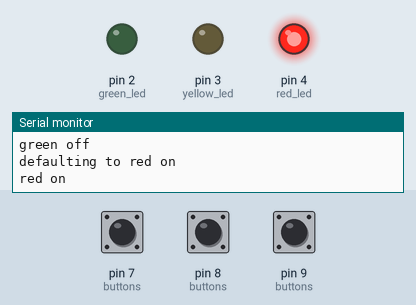
Simulated run of this sketch. Board: Arduino Uno, built with avr-gcc and run on an emulated ATmega328P. Shown: output pins drawn as LEDs (lit = HIGH), the last lines printed to the serial monitor. Dashed ring = blinking. Inputs (shaded band) come from the test bench; at power-on: pin 8 (buttons) HIGH, pin 7 (buttons) HIGH, pin 9 (buttons) HIGH.

Above: at 5.4 s.
5.5 s: pin 8 (buttons) pulled LOW for 0.15 s
At 5.73 s:
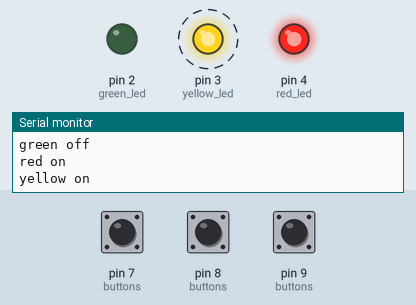
At 6.22 s:
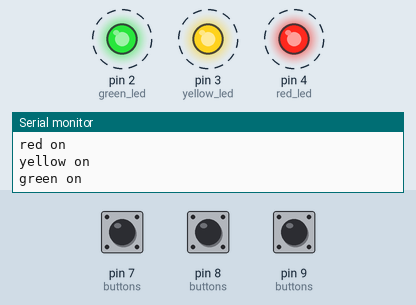
8.5 s: pin 8 (buttons) pulled LOW for 3.2 s
At 8.53 s:
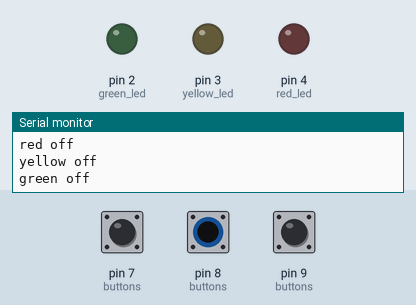
13.2 s: pin 7 (buttons) pulled LOW for 3.2 s
19.4 s: pin 9 (buttons) pulled LOW for 0.15 s
At 19.8 s:
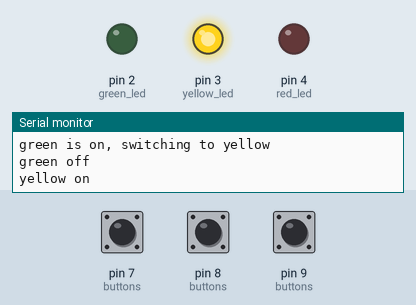
22.5 s: pin 9 (buttons) pulled LOW for 1 s
25.0 s: pin 7 (buttons) driven LOW and pin 8 (buttons) driven LOW
Timing chart, 0 to 28.0 s (numbered marks = the images above; inputs shaded):
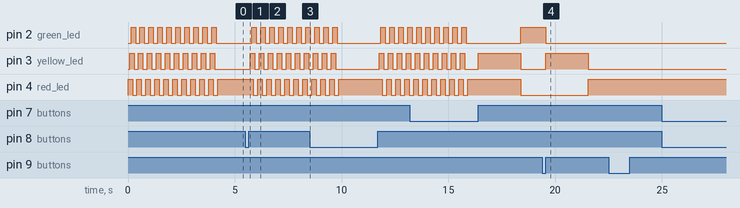

Measured:
- after the input at 5.5 s, pin 2 (green_led): alternates HIGH for 0.21 s and LOW for 0.21 s, starting after 0.29 s; pin 3 (yellow_led): alternates HIGH for 0.21 s and LOW for 0.21 s, starting after 0.22 s; pin 4 (red_led): alternates HIGH for 0.21 s and LOW for 0.21 s, starting after 0.36 s
- after the input at 19.4 s, pin 2 (green_led): HIGH → LOW after 0.15 s; pin 3 (yellow_led): LOW → HIGH after 0.15 s, → LOW 2.0 s later; pin 4 (red_led): LOW → HIGH after 2.2 s
- after the input at 25.0 s, every drawn part: stays the same

The sketch:

trafficlight.ino
```cpp
// (licence header left out)
#define red_led 4         // Output pin of the red LED
#define yellow_led 3      // Output pin of the yellow LED
#define green_led 2       // Output pin of the green LED
#define red_phase 6000    // How long the red phase lasts in ms
#define yellow_phase 2000 // How long the yellow phase lasts in ms
#define green_phase 7000  // How long the green phase lasts in ms
#define button1 9         // Input pin of Button 1
#define button2 8         // Input pin of Button 2
#define button3 7         // Input pin of Button 3
#define num_buttons 3     // Number of installed buttons

bool button_down[num_buttons];        // Stores when a button is pushed down
bool red = false;                     // True while the red LED is on
bool yellow = false;                  // True while the yellow LED is on
bool green = false;                   // True while the green LED is on
unsigned long to_red_millis = 0;      // Time in millis() when red was turned on
unsigned long to_yellow_millis = 0;   // Time in millis() when yellow was turned on
unsigned long to_green_millis = 0;    // Time in millis() when green was turned on
unsigned int buttons[] = {button1, button2, button3};  // List of buttons


void setup() {
  pinMode(red_led, OUTPUT);       // Set the LED Pins to
  pinMode(yellow_led, OUTPUT);    // be output pins
  pinMode(green_led, OUTPUT);     //
  digitalWrite(red_led, LOW);     // and pull them LOW.
  digitalWrite(yellow_led, LOW);  //
  digitalWrite(green_led, LOW);   //

  for (int i=0; i<num_buttons; i++) { // Iterate over the list
    pinMode(buttons[i], INPUT);       // of push buttons and
    digitalWrite(buttons[i], HIGH);   // pull them HIGH.
    button_down[i] = false;            // Default to the button not
  }                                   // being pressed right now.

  Serial.begin(115200);
  blocking_light_test();  // Run an LED test at startup and
  Serial.println("defaulting to red on");
  to_red();               // default to red after the test.
}


void loop() {
  unsigned long currentMillis = millis(); // Store the current time in millis();

  if(red && yellow && !green) {                                               // If we're currently switching from red to green
    if ((unsigned long)(currentMillis - to_yellow_millis) >= yellow_phase) {  // and the yellow phase is over.
      Serial.println("red and yellow are on, switching to green");
      red_off();
      yellow_off();
      green_on();
    }
  } else if(red && !yellow && !green) {                                       // If the light is red
    if ((unsigned long)(currentMillis - to_red_millis) >= red_phase) {        // and the red phase is over.
      Serial.println("red is on, turning on yellow");
      red_on();
      yellow_on();
    }
  } else if(green && !red && !yellow) {                                       // If the light is green
    if ((unsigned long)(currentMillis - to_green_millis) >= green_phase) {    // and the green phase is over.
      Serial.println("green is on, switching to yellow");
      green_off();
      yellow_on();
    }
  } else if(yellow && !red && !green) {                                       // If we're currently switching from green to red
    if ((unsigned long)(currentMillis - to_yellow_millis) >= yellow_phase) {  // and the yellow phase is over.
      Serial.println("yellow is on, switching to red");
      yellow_off();
      red_on();
    }
  } else {                                                                    // If we're in some undefined state
    Serial.println("undefined state, resetting");                             // e.g. after a light test
    red_on();                                                                 // default to red.
    yellow_off();
    green_off();
  }

  handle_buttons();  // Handle Button Presses
}


// The <color>_on/off() functions turn
// the individual LEDs on or off. They
// store the time a LED was turned on in
// millis() and set the corresponding bool
// color variable true or false.
void red_on() {
  to_red_millis = millis();
  digitalWrite(red_led, HIGH);
  red = true;
  Serial.println("red on");
}

void red_off() {
  digitalWrite(red_led, LOW);
  red = false;
  Serial.println("red off");
}


void yellow_on() {
  to_yellow_millis = millis();
  digitalWrite(yellow_led, HIGH);
  yellow = true;
  Serial.println("yellow on");
}

void yellow_off() {
  digitalWrite(yellow_led, LOW);
  yellow = false;
  Serial.println("yellow off");
}


void green_on() {
  to_green_millis = millis();
  digitalWrite(green_led, HIGH);
  green = true;
  Serial.println("green on");
}

void green_off() {
  digitalWrite(green_led, LOW);
  green = false;
  Serial.println("green off");
}


// Switch from any state to red
void to_red() {
  if(red) {               // If the red light is on either alone or in combination
    red_on();             // with yellow we switch immediately back to red
    yellow_off();         // thereby extending the red phase.
    green_off();
  } else if(green) {      // If light is currently green
    to_green_millis = 0;  // expire the green phase immediately.
  } else if(!red && !yellow && !green) {
    red_on();             // Turn red on if all lights were previously off.
  }
  // There's one scenario missing where the light is just yellow.
  // We don't do anything in that case and just wait for
  // it to switch to red.
}


// Switch from any state to green
void to_green() {
  if(red && !yellow) {    // If the light is red we expire
    to_red_millis = 0;    // the red phase immediately.
  } else if (yellow && !red) {  // If we're currently switching from green to red
    yellow_off();               //
    red_off();                  //
    green_on();                 // abort the switch and go back to green immediately.
  } else if (green) {     // If we're already green we extend the green phase
    red_off();            // and also turn all other lights off just in case
    yellow_off();         // they were on due to some light test phase.
    green_on();
  } else if(!red && !yellow && !green) {
    green_on();           // Turn green on if all lights were previously off.
  }
  // There's one scenario missing where red and yellow are on.
  // In that case we don't do anything and just wait for the yellow
  // phase to expire and the light switch to green by itself.
}


// Run an LED test.
// During the test no inputs are being processed.
// The test ends with all lights being off.
void blocking_light_test() {
  int delay_time = 70;
  int test_rounds = 10;
  Serial.println("running light test");
  red_off();
  yellow_off();
  green_off();
  for(int i=0; i<test_rounds; i++) {
    red_on();
    delay(delay_time);
    yellow_on();
    delay(delay_time);
    green_on();
    delay(delay_time);
    red_off();
    delay(delay_time);
    yellow_off();
    delay(delay_time);
    green_off();
    delay(delay_time);
  }
}


// Handle button presses
// The button inputs are HIGH by default and go LOW when pushed down.
void handle_buttons() {
  for (int i=0; i<num_buttons; i++) {   // Iterate over the installed buttons
    if (!digitalRead(buttons[i])) {     // If the button is pulled LOW
      button_down[i] = true;             // we remember that it was pressed down.
    } else {                            // If it's currently not being pressed
      if(button_down[i]) {               // but previously was consider it a full
        button_down[i] = false;          // button push and reset it's state.
        Serial.print("button ");
        Serial.println(i+1);
        switch(i) {                     // Check which button was pressed down.
          case 0:                       // Button 1 switches
            to_red();                   // the light to red.
            break;
          case 1:                       // Button 2 runs
            blocking_light_test();      // the LED startup test.
            break;
          case 2:                       // Button 3 switches
            to_green();                 // the light to green.
            break;
        }
      }
    }
  }
}
```
